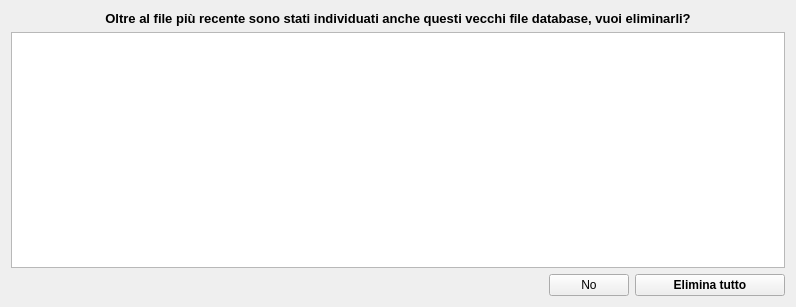
<?xml version="1.0" encoding="UTF-8"?>
<ui version="4.0">
 <class>Form</class>
 <widget class="QWidget" name="Form">
  <property name="geometry">
   <rect>
    <x>0</x>
    <y>0</y>
    <width>796</width>
    <height>307</height>
   </rect>
  </property>
  <property name="windowTitle">
   <string>Controllo database</string>
  </property>
  <layout class="QVBoxLayout" name="verticalLayout_2">
   <item>
    <layout class="QVBoxLayout" name="verticalLayout">
     <item>
      <widget class="QLabel" name="label">
       <property name="font">
        <font>
         <pointsize>10</pointsize>
         <weight>75</weight>
         <bold>true</bold>
        </font>
       </property>
       <property name="layoutDirection">
        <enum>Qt::LeftToRight</enum>
       </property>
       <property name="text">
        <string>Oltre al file più recente sono stati individuati anche questi vecchi file database, vuoi eliminarli?</string>
       </property>
       <property name="alignment">
        <set>Qt::AlignCenter</set>
       </property>
      </widget>
     </item>
     <item>
      <widget class="QListWidget" name="listWidget_oldfiles"/>
     </item>
    </layout>
   </item>
   <item>
    <layout class="QHBoxLayout" name="horizontalLayout">
     <item>
      <spacer name="horizontalSpacer">
       <property name="orientation">
        <enum>Qt::Horizontal</enum>
       </property>
       <property name="sizeHint" stdset="0">
        <size>
         <width>40</width>
         <height>20</height>
        </size>
       </property>
      </spacer>
     </item>
     <item>
      <widget class="QPushButton" name="pushButton_noneliminare">
       <property name="sizePolicy">
        <sizepolicy hsizetype="Minimum" vsizetype="Fixed">
         <horstretch>0</horstretch>
         <verstretch>0</verstretch>
        </sizepolicy>
       </property>
       <property name="text">
        <string>No</string>
       </property>
      </widget>
     </item>
     <item>
      <widget class="QPushButton" name="pushButton_eliminatutto">
       <property name="sizePolicy">
        <sizepolicy hsizetype="Minimum" vsizetype="Fixed">
         <horstretch>0</horstretch>
         <verstretch>0</verstretch>
        </sizepolicy>
       </property>
       <property name="minimumSize">
        <size>
         <width>150</width>
         <height>0</height>
        </size>
       </property>
       <property name="font">
        <font>
         <weight>75</weight>
         <bold>true</bold>
        </font>
       </property>
       <property name="text">
        <string>Elimina tutto</string>
       </property>
      </widget>
     </item>
    </layout>
   </item>
  </layout>
 </widget>
 <resources/>
 <connections>
  <connection>
   <sender>pushButton_noneliminare</sender>
   <signal>clicked()</signal>
   <receiver>Form</receiver>
   <slot>mantieni_files()</slot>
   <hints>
    <hint type="sourcelabel">
     <x>587</x>
     <y>243</y>
    </hint>
    <hint type="destinationlabel">
     <x>518</x>
     <y>242</y>
    </hint>
   </hints>
  </connection>
  <connection>
   <sender>pushButton_eliminatutto</sender>
   <signal>clicked()</signal>
   <receiver>Form</receiver>
   <slot>elimina_files()</slot>
   <hints>
    <hint type="sourcelabel">
     <x>700</x>
     <y>241</y>
    </hint>
    <hint type="destinationlabel">
     <x>770</x>
     <y>242</y>
    </hint>
   </hints>
  </connection>
 </connections>
 <slots>
  <slot>elimina_files()</slot>
  <slot>mantieni_files()</slot>
 </slots>
</ui>
